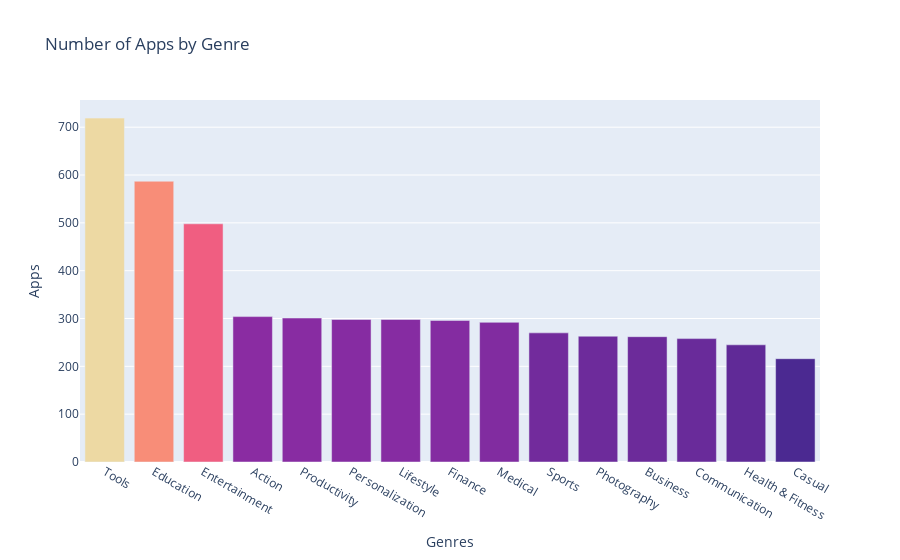

Notebook code for this chart:
### Code cell
v_chart = px.bar(x=apps_by_genre.index, y=apps_by_genre.values,
                 title="Number of Apps by Genre", hover_name=apps_by_genre.index, color=apps_by_genre.values,
                 color_continuous_scale="Agsunset", )
v_chart.update_layout(xaxis_title="Genres", yaxis_title="Apps", coloraxis_showscale=False)
v_chart.show()

### Figure 1 — Plotly figure (JSON) as saved in the notebook; plotly's stock layout.template omitted (floating-point values rounded to 4 significant figures)
{"data": [{"alignmentgroup": "True", "hovertemplate": "<b>%{hovertext}</b><br><br>x=%{x}<br>y=%{y}<br>color=%{marker.color}<extra></extra>", "hovertext": ["Tools", "Education", "Entertainment", "Action", "Productivity", "Personalization", "Lifestyle", "Finance", "Medical", "Sports", "Photography", "Business", "Communication", "Health & Fitness", "Casual"], "legendgroup": "", "marker": {"color": [719, 587, 498, 304, 301, 298, 298, 296, 292, 270, 263, 262, 258, 245, 216], "coloraxis": "coloraxis", "pattern": {"shape": ""}}, "name": "", "offsetgroup": "", "orientation": "v", "showlegend": false, "textposition": "auto", "type": "bar", "x": ["Tools", "Education", "Entertainment", "Action", "Productivity", "Personalization", "Lifestyle", "Finance", "Medical", "Sports", "Photography", "Business", "Communication", "Health & Fitness", "Casual"], "xaxis": "x", "y": [719, 587, 498, 304, 301, 298, 298, 296, 292, 270, 263, 262, 258, 245, 216], "yaxis": "y"}], "layout": {"barmode": "relative", "coloraxis": {"colorbar": {"title": {"text": "color"}}, "colorscale": [[0, "rgb(75, 41, 145)"], [0.1667, "rgb(135, 44, 162)"], [0.3333, "rgb(192, 54, 157)"], [0.5, "rgb(234, 79, 136)"], [0.6667, "rgb(250, 120, 118)"], [0.8333, "rgb(246, 169, 122)"], [1, "rgb(237, 217, 163)"]], "showscale": false}, "legend": {"tracegroupgap": 0}, "title": {"text": "Number of Apps by Genre"}, "xaxis": {"anchor": "y", "domain": [0, 1], "title": {"text": "Genres"}}, "yaxis": {"anchor": "x", "domain": [0, 1], "title": {"text": "Apps"}}}}
